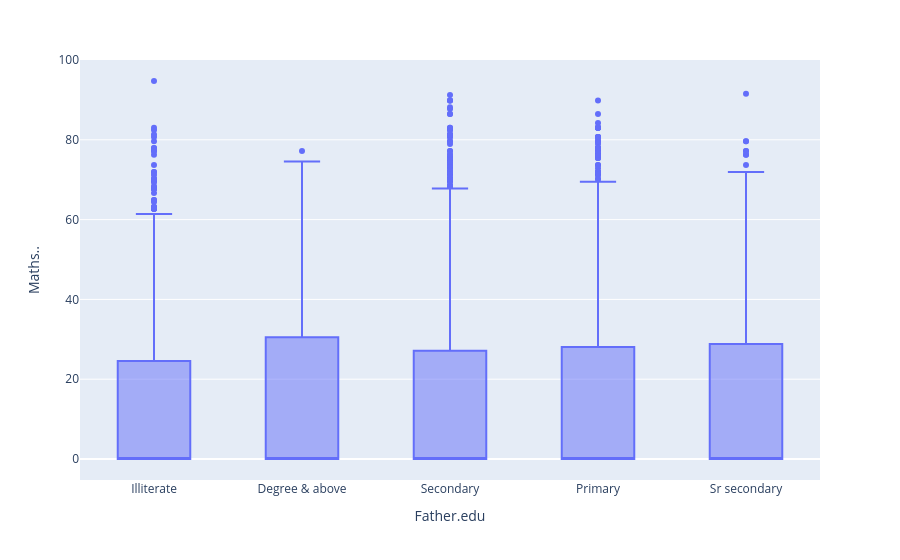

Here is the notebook cell this chart was saved with:
### Code cell
px.box(df, x="Father.edu", y="Maths..")

### Figure 1 — Plotly figure (JSON) as saved in the notebook; plotly's stock layout.template omitted (floating-point values rounded to 4 significant figures; data arrays with more than 128 entries replaced by an {"elided": "..."} marker saying what was removed)
{"data": [{"alignmentgroup": "True", "hovertemplate": "Father.edu=%{x}<br>Maths..=%{y}<extra></extra>", "legendgroup": "", "marker": {"color": "#636efa"}, "name": "", "notched": false, "offsetgroup": "", "orientation": "v", "showlegend": false, "x": {"elided": "8801 str values"}, "x0": " ", "xaxis": "x", "y": {"elided": "8801 float values"}, "y0": " ", "yaxis": "y", "type": "box"}], "layout": {"xaxis": {"anchor": "y", "domain": [0.0, 1.0], "title": {"text": "Father.edu"}}, "yaxis": {"anchor": "x", "domain": [0.0, 1.0], "title": {"text": "Maths.."}}, "legend": {"tracegroupgap": 0}, "margin": {"t": 60}, "boxmode": "group"}}
